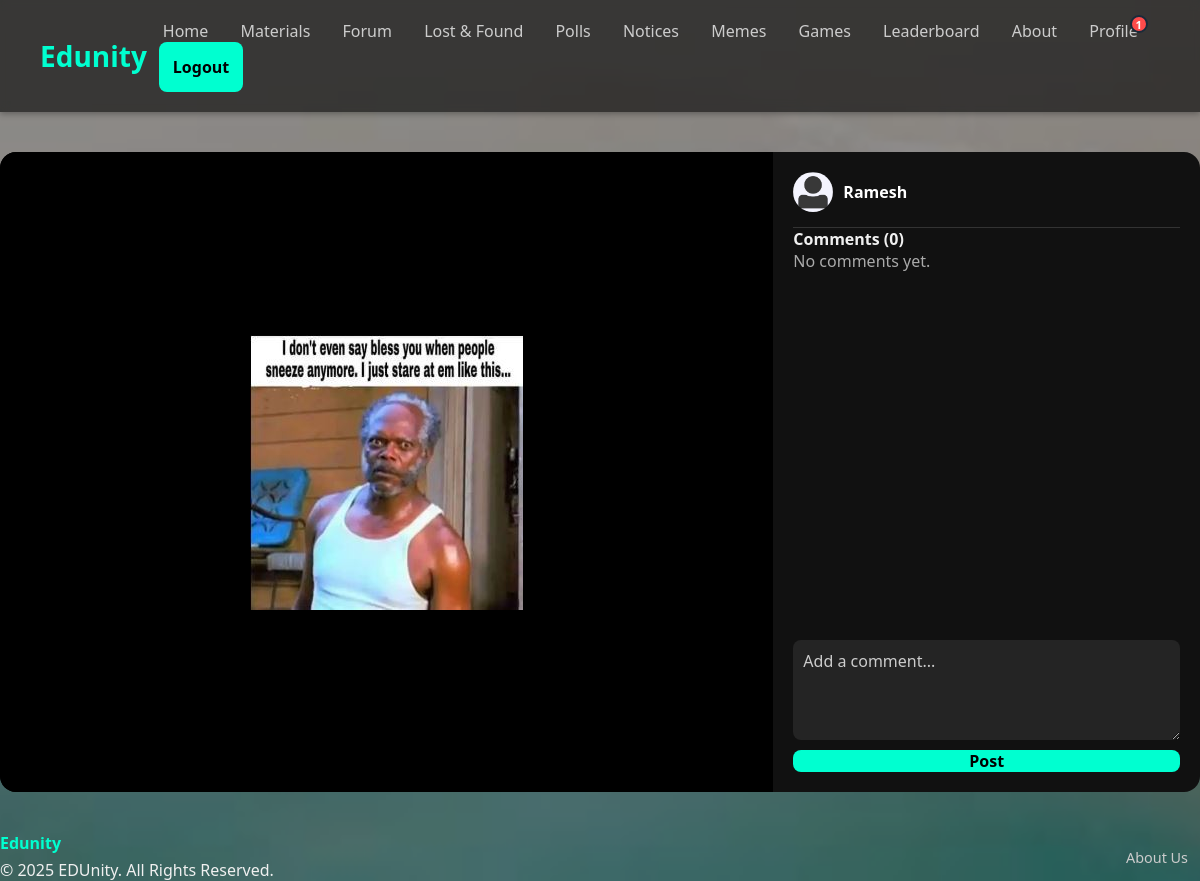
The page /memes/3/ (signed in) on the database its author committed.
### memes/models.py (models this page shows, shortened)
class Meme(models.Model):
    MEME_TYPE_CHOICES = [
        ('IMAGE', 'Image'),
        ('VIDEO', 'Video Link'),
    ]
    meme_type = models.CharField(max_length=5, choices=MEME_TYPE_CHOICES)
    caption = models.CharField(max_length=255)
    author = models.ForeignKey(User, on_delete=models.CASCADE)
    created_at = models.DateTimeField(auto_now_add=True)
    image = models.ImageField(upload_to='memes/', blank=True, null=True)
    video_link = models.URLField(blank=True, null=True)
    likes = models.ManyToManyField(User, related_name='liked_memes', blank=True)
    class Meta: ordering = ['-created_at']

### core/models.py (models this page shows, shortened)
class Profile(models.Model):
    user = models.OneToOneField(User, on_delete=models.CASCADE)
    points = models.IntegerField(default=0)
    image = models.ImageField(default='images/profile_pics/default.jpg', upload_to='profile_pics/')
    bio = models.TextField(max_length=500, blank=True, null=True, help_text="Tell us a little about yourself.")
    friends = models.ManyToManyField('self', blank=True)

### memes/views.py (the view)
# urls.py: path('<int:meme_id>/', views.meme_detail_view, name='meme_detail'),
@login_required
def meme_detail_view(request, meme_id):
    meme = get_object_or_404(Meme, id=meme_id)
    comments = meme.comments.all()
    user_has_liked = meme.likes.filter(id=request.user.id).exists()
    if request.method == 'POST':
        comment_form = CommentForm(request.POST)
        if comment_form.is_valid():
            comment = comment_form.save(commit=False)
            comment.meme = meme
            comment.author = request.user
            comment.save()
            return redirect('meme_detail', meme_id=meme.id)
    else:
        comment_form = CommentForm()
    context = {'meme': meme, 'comments': comments, 'comment_form': comment_form, 'user_has_liked': user_has_liked}
    return render(request, 'memes/meme_detail.html', context)

### memes/forms.py
class CommentForm(forms.ModelForm):
    class Meta:
        model = Comment
        fields = ['text']
        widgets = {
            'text': forms.Textarea(attrs={'rows': 2, 'placeholder': 'Add a comment...'}),
        }
        labels = { 'text': '' }

### core/context_processors.py (called while the page is built)
def notification_processor(request):
    if request.user.is_authenticated:
        friend_request_count = FriendRequest.objects.filter(to_user=request.user).count()
        unread_notification_count = Notification.objects.filter(recipient=request.user, is_read=False).count()
        total_notifications = friend_request_count + unread_notification_count
        return {'total_notifications': total_notifications}
    return {}

### templates/memes/meme_detail.html (shortened to what this page needs)
{% extends 'base.html' %}
{% block content %}
<div class="meme-detail-container">
  <div class="meme-content">
    {% if meme.meme_type == 'IMAGE' %}
      <img src="{{ meme.image.url }}" alt="{{ meme.caption }}">
    {% endif %}
  </div>
  <div class="meme-sidebar">
    <div class="author-info">
      <img src="{{ meme.author.profile.image.url }}" alt="{{ meme.author.username }}">
      <a href="{% url 'view_user_profile' meme.author.username %}">{{ meme.author.username }}</a>
    </div>
    <div class="comments-section">
      <h4>Comments ({{ comments.count }})</h4>
      <div class="comment-list">
        {% for comment in comments %}
          <div class="comment">
            <p><strong>{{ comment.author.username }}:</strong> {{ comment.text }}</p>
          </div>
        {% empty %}
          <p style="color: #aaa;">No comments yet.</p>
        {% endfor %}
      </div>
      <form method="post" class="comment-form">
        {{ comment_form.text }}
        <button type="submit">Post</button>
      </form>
    </div>
  </div>
</div>
{% endblock %}

### static/css/index.css (style rules this page uses)
* { margin: 0; padding: 0; box-sizing: border-box; font-family: 'Segoe UI', sans-serif; }
body { background-image: url("/static/images/backgroundMAIN.JPG"); background-size: cover; background-repeat: no-repeat; background-attachment: fixed; background-position: center; color: #f0f0f0; display: flex; flex-direction: column; min-height: 100vh; }
body { background-image: url("/static/images/backgroundMAIN.JPG"); background-size: cover; background-attachment: fixed; background-position: center; color: #f0f0f0; }
form { display: flex; flex-direction: column; gap: 16px; }
input[type="text"], textarea, input[type="file"] { padding: 10px; border-radius: 8px; border: none; background-color: rgba(255, 255, 255, 0.08); color: white; font-size: 1rem; }
textarea { resize: vertical; height: 100px; }
input::placeholder, textarea::placeholder { color: #aaaaaa; opacity: 1; }
button[type="submit"] { padding: 14px; background-color: #00ffd0; color: #000; border: none; border-radius: 8px; font-weight: bold; font-size: 1rem; cursor: pointer; transition: background-color 0.3s; }
* { box-sizing: border-box; font-family: 'Segoe UI', sans-serif; }
input[type="text"], input[type="url"], textarea { padding: 10px; border-radius: 8px; border: none; background-color: rgba(255, 255, 255, 0.08); color: white; font-size: 1rem; }
input[type="text"], textarea, input[type="file"] { padding: 10px; border-radius: 8px; border: none; background-color: rgba(255, 255, 255, 0.1); color: white; }
textarea { resize: vertical; height: 80px; }
button[type="submit"] { padding: 12px; background-color: #00ffd0; color: #000; border: none; border-radius: 8px; font-weight: bold; cursor: pointer; transition: background-color 0.3s; }
form { display: flex; flex-direction: column; gap: 18px; }
body { background-image: url("/static/images/backgroundMAIN.JPG"); background-size: cover; background-position: center; background-attachment: fixed; color: #f0f0f0; }
form { display: flex; flex-direction: column; gap: 14px; }
input::placeholder, textarea::placeholder { color: #cccccc; opacity: 1; }
.meme-detail-container { display: flex; flex-wrap: wrap; max-width: 1200px; margin: 40px auto; min-height: 80vh; background: #111; border-radius: 16px; overflow: hidden; }
.meme-content { flex: 2; min-width: 300px; background-color: #000; display: flex; align-items: center; justify-content: center; }
.meme-content img { max-width: 100%; max-height: 80vh; object-fit: contain; }
.meme-sidebar { flex: 1; min-width: 350px; padding: 20px; display: flex; flex-direction: column; }
.meme-detail-container { display: flex; max-width: 1200px; margin: 40px auto; height: 80vh; background: #111; border-radius: 16px; overflow: hidden; }
.meme-content { flex: 2; background-color: #000; display: flex; align-items: center; justify-content: center; }
.meme-content img, .meme-content iframe { max-width: 100%; max-height: 100%; }
.author-info { display: flex; align-items: center; gap: 10px; border-bottom: 1px solid #333; padding-bottom: 15px; }
.author-info img { width: 40px; height: 40px; border-radius: 50%; }
.author-info a { color: #fff; font-weight: bold; text-decoration: none; }
.comments-section { flex-grow: 1; display: flex; flex-direction: column; }
.comment-list { flex-grow: 1; overflow-y: auto; margin-bottom: 15px; }
.comment-form { display: flex; gap: 10px; }
.comment-form textarea { flex-grow: 1; }
.comment-form button { background-color: #00ffd0; color: #000; font-weight: bold; border: none; padding: 0 20px; border-radius: 8px; cursor: pointer; }

### rows shown on the page
Meme: image (picture), author.profile.image (placeholder picture), author.username "Ramesh", count "0"

### other values the page prints
{{ total_notifications }} "1"
